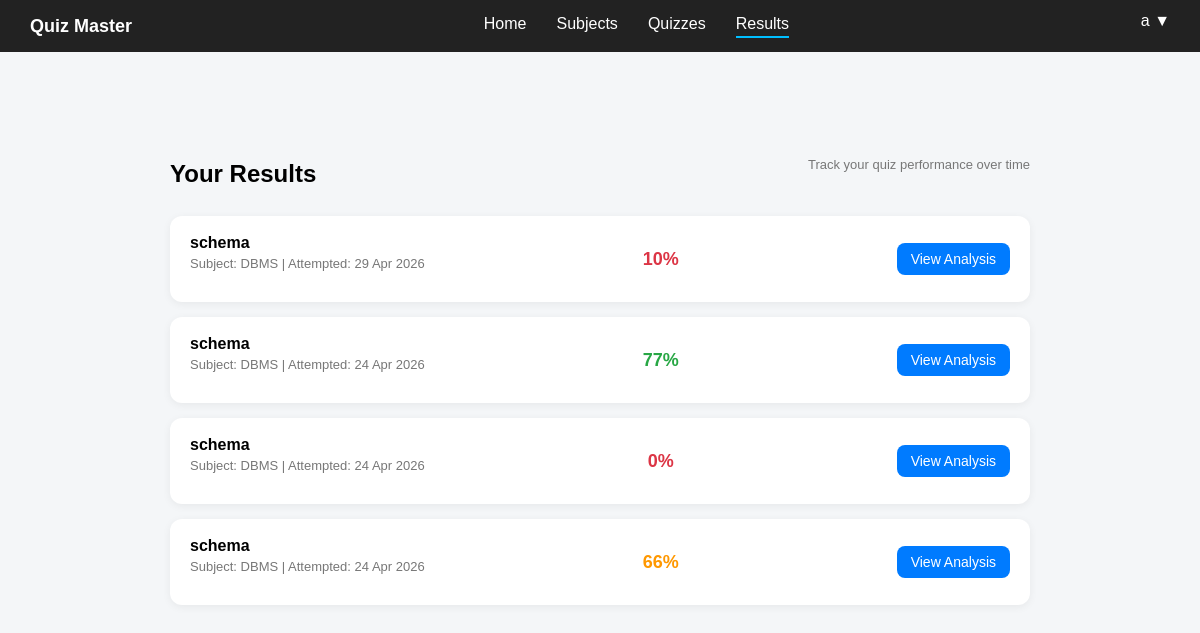
Screenshot of /student/results (signed in) with the database file from the repository.
### controller/models.py (models this page shows)
class Quiz(db.Model):
    __tablename__ = "quizzes"
    id = db.Column(db.Integer, primary_key=True)
    title = db.Column(db.String(200), nullable=False)
    created_at = db.Column(db.DateTime, default=datetime.utcnow)
    subject_id = db.Column(db.Integer, db.ForeignKey("subjects.id"), nullable=False)
    questions = db.relationship("Question", backref="quiz", lazy=True)
    attempts = db.relationship("Attempt", backref="quiz", lazy=True)

class Subject(db.Model):
    __tablename__ = "subjects"
    id = db.Column(db.Integer, primary_key=True)
    name = db.Column(db.String(100), nullable=False)
    description = db.Column(db.Text)
    quizzes = db.relationship("Quiz", backref="subject", lazy=True)

class Attempt(db.Model):
    __tablename__ = "attempts"
    id = db.Column(db.Integer, primary_key=True)
    user_id = db.Column(db.Integer, db.ForeignKey("users.id"), nullable=False)
    quiz_id = db.Column(db.Integer, db.ForeignKey("quizzes.id"), nullable=False)
    score = db.Column(db.Integer)
    total_questions = db.Column(db.Integer)
    total_marks = db.Column(db.Integer)
    timestamp = db.Column(db.DateTime, default=datetime.utcnow)
    answers = db.relationship("AttemptAnswer", backref="attempt", lazy=True)

### app.py (the view)
@app.route("/student/results")
def student_results():
    if "user_id" not in session:
        flash("Please login first")
        return redirect(url_for("login"))
    if session.get("role") != "student":
        flash("Unauthorized access")
        return redirect(url_for("admin_dashboard"))
    attempts = (
        Attempt.query
        .filter_by(user_id=session["user_id"])
        .order_by(Attempt.timestamp.desc())
        .all()
    )
    result_data = []
    for a in attempts:
        quiz = Quiz.query.get(a.quiz_id)
        subject = Subject.query.get(quiz.subject_id)
        percentage = int((a.score / a.total_marks) * 100) if a.total_marks else 0
        result_data.append({
            "attempt": a,
            "quiz": quiz,
            "subject": subject,
            "percentage": percentage
        })
    return render_template("student_results.html", results=result_data)

### templates/student_results.html (shortened to what this page needs)
{% extends "base.html" %}
{% block content %}
<div class="container">
    <div class="header">
        <h1>Your Results</h1>
        <p class="subtitle">Track your quiz performance over time</p>
    </div>
    <div class="results-list">
        {% for r in results %}
        <div class="result-row">
            <div class="left">
                <h3>{{ r.quiz.title }}</h3>
                <p class="meta">
                    Subject: {{ r.subject.name }} |
                    Attempted: {{ r.attempt.timestamp.strftime("%d %b %Y") }}
                </p>
            </div>
            <div class="middle">
                <span class="score
                    {% if r.percentage >= 70 %}good
                    {% elif r.percentage >= 40 %}avg
                    {% else %}bad
                    {% endif %}">
                    {{ r.percentage }}%
                </span>
            </div>
            <div class="right">
                <button class="btn view"
                    onclick="location.href='{{ url_for('attempt_result', attempt_id=r.attempt.id) }}'">
                    View Analysis
                </button>
            </div>
        </div>
        {% endfor %}
    </div>
</div>
{% endblock %}

### static/css/base.css (style rules this page uses)
body { font-family: Arial, sans-serif; background: #f4f6f8; margin: 0; }
.container { max-width: 1000px; margin: 30px auto; padding: 20px; border-radius: 12px; }
.header { display: flex; justify-content: space-between; align-items: center; margin-bottom: 20px; }
.header h1 { margin: 0; font-size: 24px; }
.subtitle { font-size: 14px; color: #666; margin-top: 5px; }
.btn { padding: 8px 14px; border: none; border-radius: 6px; cursor: pointer; font-size: 14px; }
.btn.view { background: #007bff; color: white; }
body { padding-bottom: 80px; }
.container { max-width: 900px; margin: 30px auto; }
.results-list { margin-top: 10px; }
.result-row { display: flex; justify-content: space-between; align-items: center; background: white; padding: 18px 20px; border-radius: 12px; margin-bottom: 15px; box-shadow: 0 2px 8px rgba(0, 0, 0, 0.06); transition: 0.2s; }
.left h3 { margin: 0; font-size: 16px; }
.meta { font-size: 13px; color: #777; margin-top: 4px; }
.middle { min-width: 80px; text-align: center; }
.score { font-size: 18px; font-weight: bold; }
.good { color: #28a745; }
.avg { color: #ff9800; }
.bad { color: #dc3545; }
.right { text-align: right; }
.btn.view { background: #007bff; color: white; padding: 8px 14px; border-radius: 8px; }
.subtitle { font-size: 13px; color: #777; margin-bottom: 24px; }

### rows the page displays
Quiz: quiz "schema" "schema" "schema" "schema"
Subject: subject.name "DBMS" "DBMS" "DBMS" "DBMS"
Attempt: attempt.timestamp "29 Apr 2026"
Attempt: attempt.timestamp "24 Apr 2026"
Attempt: attempt.timestamp "24 Apr 2026"
Attempt: attempt.timestamp "24 Apr 2026"

### other values shown
{{ session.get('username', 'User') }} "a"
{{ r.percentage }} "10" "77" "0" "66"
